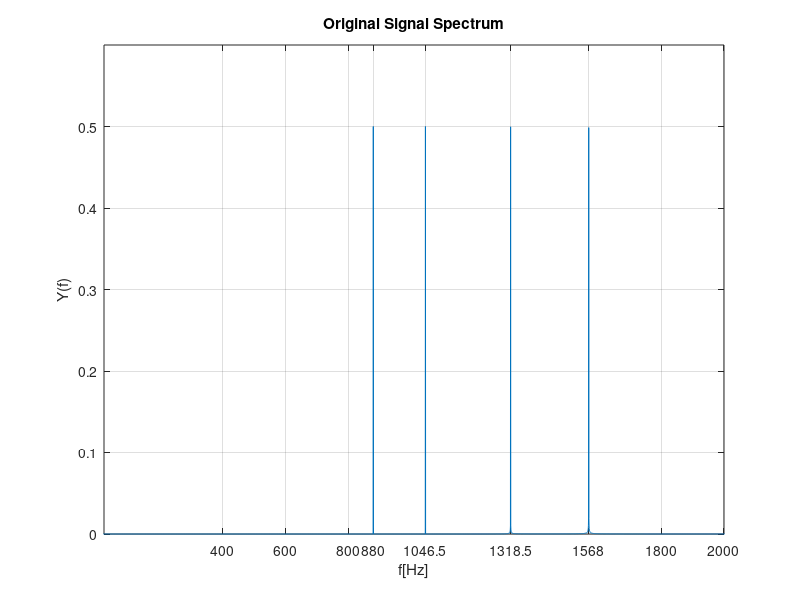
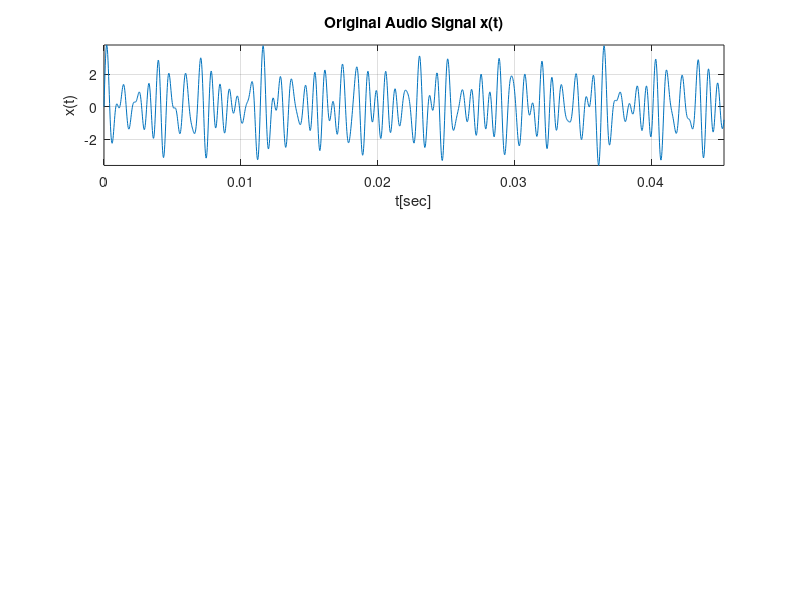

The MATLAB source for these figures, in order: (Note: this script raises an error after producing the figures.)
% filtering an audio signal with various peak-filter systems, defined by
% varying Q factors.
% the goal is to hear the impact on the output signal

clc; clf;
fs = 44100;
T = 2;
N = T*fs; 
portion = 2000;
t = (0:N-1)*(1/fs);
fgrid = fs*(0:N-1)/N;

frequencies = [880, 1046.5, 1318.51, 1567.98]; % notes = [A5, C6, E6, G6]
x = sum(sin(2*pi*frequencies'.*t));
Xf_mag = abs((1/N)*fft(x,N));
counter = 1; %plot counter;
figure(counter); plot(fgrid,Xf_mag); grid on; xlabel("f[Hz]"); ylabel("Y(f)"); title("Original Signal Spectrum");
axis([20 2*10^3 0 0.6]); set(gca,'XTick', sort([frequencies,[400, 600, 800, 1800, 2000]])); counter = counter + 1;

Q_vec = [.707, 1.25, 2.5, 3, 5];
fc = 1046.5; % processing is centered arround G6;
wc = 2*pi*fc;
V0 = 2.2;

sys_mat = [];
output_mat = [];

for Q = Q_vec
    b = [(1/wc)^2, (V0/(Q*wc)), 1];
    a = [(1/wc)^2, (1/(Q*wc)), 1];

    [b_z, a_z] = bilinear(b,a,fs);
    sys_mat = [sys_mat; b_z; a_z];
    y = filter(b_z,a_z,x);
    Yf_mag = abs((1/N)*fft(y,N));
    figure(counter);
    subplot(311); plot(t(1:portion), x(1:portion)); grid on; xlabel('t[sec]'); ylabel('x(t)'); title("Original Audio Signal x(t)"); axis tight;
    [H_, wout] = freqs(b,a); subplot(312); semilogx(wout,20*log(abs(H_))); title("Filter for Q factor = " + num2str(Q) + ", fb = " + num2str(fc/Q)); grid on;
    xline(2*pi*fc, 'blue:');
    subplot(313); plot(fgrid, Yf_mag); grid on; xlabel("f[Hz]"); ylabel("Y(f)"); 
    axis([20 2*10^3 0 1]); set(gca,'XTick', sort([frequencies,[400, 600, 800, 1800, 2000]]));
    counter = counter +1;
end
